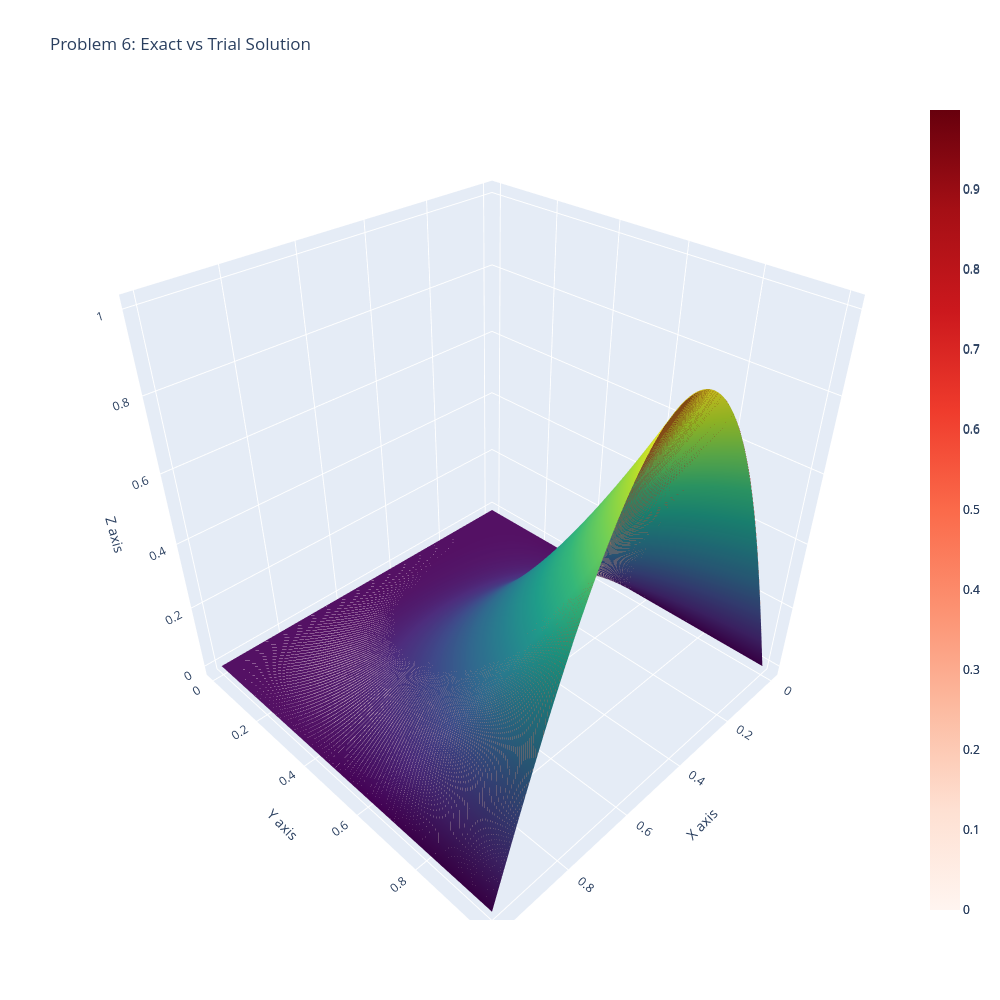

Notebook code for this chart:
### Code cell
utils.plot_pde_surface_comparison_plotly(
    exact_fun=exact_solution_pb6,
    trial_fun=trial_solution_pb6,
    N=N6,
    num_points=100,
    title='Problem 6: Exact vs Trial Solution'
)

### Figure 1 — Plotly figure (JSON) as saved in the notebook; plotly's stock layout.template omitted (floating-point values rounded to 4 significant figures; data arrays with more than 128 entries replaced by an {"elided": "..."} marker saying what was removed)
{"data": [{"colorscale": [[0, "#440154"], [0.1111, "#482878"], [0.2222, "#3e4989"], [0.3333, "#31688e"], [0.4444, "#26828e"], [0.5556, "#1f9e89"], [0.6667, "#35b779"], [0.7778, "#6ece58"], [0.8889, "#b5de2b"], [1, "#fde725"]], "name": "Exact Solution", "type": "surface", "x": {"elided": "100x100 float values"}, "y": {"elided": "100x100 float values"}, "z": {"elided": "100x100 float values"}}, {"colorscale": [[0, "rgb(255,245,240)"], [0.125, "rgb(254,224,210)"], [0.25, "rgb(252,187,161)"], [0.375, "rgb(252,146,114)"], [0.5, "rgb(251,106,74)"], [0.625, "rgb(239,59,44)"], [0.75, "rgb(203,24,29)"], [0.875, "rgb(165,15,21)"], [1, "rgb(103,0,13)"]], "name": "Trial Solution", "opacity": 0.6, "type": "surface", "x": {"elided": "100x100 float values"}, "y": {"elided": "100x100 float values"}, "z": {"elided": "100x100 float values"}}], "layout": {"height": 1000, "scene": {"xaxis": {"title": {"text": "X axis"}}, "yaxis": {"title": {"text": "Y axis"}}, "zaxis": {"title": {"text": "Z axis"}}}, "title": {"text": "Problem 6: Exact vs Trial Solution"}, "width": 1000}}
